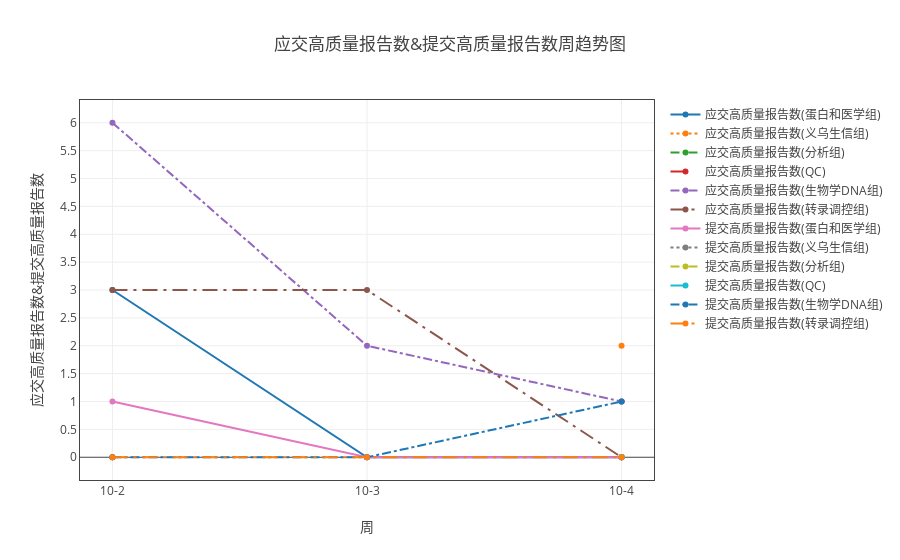

The code cell stored with this chart in its notebook:
### Markdown cell above
#### 各组应交高质量报告数和提交高质量报告数

### Code cell
ss=myModule.format(all_dict ,"日期" ,['应交高质量报告数', '提交高质量报告数'])
ss.add_group('组别')
tt = myModule.myPlot(ss.groupby('sum'))
tt.plot('line')

### Figure 1 — Plotly figure (JSON) as saved in the notebook; plotly's stock layout.template omitted (floating-point values rounded to 4 significant figures)
{"data": [{"line": {"dash": "solid"}, "name": "应交高质量报告数(蛋白和医学组)", "type": "scatter", "uid": "55a91cc8-dbfd-11e8-8ddb-a41f72875c19", "x": ["10-2", "10-3", "10-4"], "y": [3, 0, 0]}, {"line": {"dash": "dot"}, "name": "应交高质量报告数(义乌生信组)", "type": "scatter", "uid": "55a91cc9-dbfd-11e8-8ddb-a41f72875c19", "x": ["10-2", "10-3", "10-4"], "y": [null, null, 2]}, {"line": {"dash": "dash"}, "name": "应交高质量报告数(分析组)", "type": "scatter", "uid": "55a91cca-dbfd-11e8-8ddb-a41f72875c19", "x": ["10-2", "10-3", "10-4"], "y": [null, null, 0]}, {"line": {"dash": "longdash"}, "name": "应交高质量报告数(QC)", "type": "scatter", "uid": "55a91ccb-dbfd-11e8-8ddb-a41f72875c19", "x": ["10-2", "10-3", "10-4"], "y": [0, null, 0]}, {"line": {"dash": "dashdot"}, "name": "应交高质量报告数(生物学DNA组)", "type": "scatter", "uid": "55a91ccc-dbfd-11e8-8ddb-a41f72875c19", "x": ["10-2", "10-3", "10-4"], "y": [6, 2, 1]}, {"line": {"dash": "longdashdot"}, "name": "应交高质量报告数(转录调控组)", "type": "scatter", "uid": "55a91ccd-dbfd-11e8-8ddb-a41f72875c19", "x": ["10-2", "10-3", "10-4"], "y": [3, 3, 0]}, {"line": {"dash": "solid"}, "name": "提交高质量报告数(蛋白和医学组)", "type": "scatter", "uid": "55a91cce-dbfd-11e8-8ddb-a41f72875c19", "x": ["10-2", "10-3", "10-4"], "y": [1, 0, 0]}, {"line": {"dash": "dot"}, "name": "提交高质量报告数(义乌生信组)", "type": "scatter", "uid": "55a91ccf-dbfd-11e8-8ddb-a41f72875c19", "x": ["10-2", "10-3", "10-4"], "y": [null, null, 1]}, {"line": {"dash": "dash"}, "name": "提交高质量报告数(分析组)", "type": "scatter", "uid": "55a91cd0-dbfd-11e8-8ddb-a41f72875c19", "x": ["10-2", "10-3", "10-4"], "y": [null, null, 0]}, {"line": {"dash": "longdash"}, "name": "提交高质量报告数(QC)", "type": "scatter", "uid": "55a91cd1-dbfd-11e8-8ddb-a41f72875c19", "x": ["10-2", "10-3", "10-4"], "y": [0, null, 0]}, {"line": {"dash": "dashdot"}, "name": "提交高质量报告数(生物学DNA组)", "type": "scatter", "uid": "55a91cd2-dbfd-11e8-8ddb-a41f72875c19", "x": ["10-2", "10-3", "10-4"], "y": [0, 0, 1]}, {"line": {"dash": "longdashdot"}, "name": "提交高质量报告数(转录调控组)", "type": "scatter", "uid": "55a91cd3-dbfd-11e8-8ddb-a41f72875c19", "x": ["10-2", "10-3", "10-4"], "y": [0, 0, 0]}], "layout": {"title": "应交高质量报告数&提交高质量报告数周趋势图", "xaxis": {"mirror": "all", "nticks": 20, "showgrid": true, "showline": true, "title": "周", "type": "category", "zeroline": true}, "yaxis": {"mirror": "all", "nticks": 20, "showgrid": true, "showline": true, "title": "应交高质量报告数&提交高质量报告数", "zeroline": true}}}
